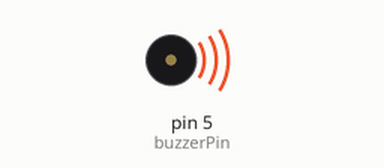
The sketch below on a simulated Arduino Uno, built with avr-gcc and run on an emulated ATmega328P. Parts: buzzer (waves = sounding).

Above: at 0.5 s.
Timing chart, 0 to 3.5 s (numbered marks = the images above):
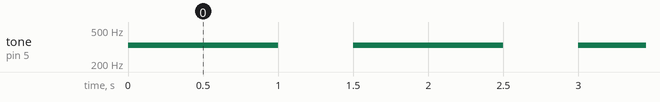

Measured:
- by itself, tone on pin 5 (buzzerPin): alternates 330 Hz for 1.0 s and silent for 0.50 s

The sketch:

Creating_Sound.ino
```cpp
/* A simple Sound creation Code By Curiosity Gym */
/*Code Generates a beep on Buzzer*/
int buzzerPin=5;
void setup()
{
  //No Setup Code Required
}

void loop()
{
  tone(buzzerPin,330);//create a 440Hz Square wave for a duration of 1 sec
  delay(1000);

/*
Syntax

tone(pin, frequency)
tone(pin, frequency, duration)
Parameters

pin: the pin on which to generate the tone

frequency: the frequency of the tone in hertz - unsigned int

duration: the duration of the tone in milliseconds (optional) - unsigned long

*/


  noTone(buzzerPin);
  delay(500);

}
```
